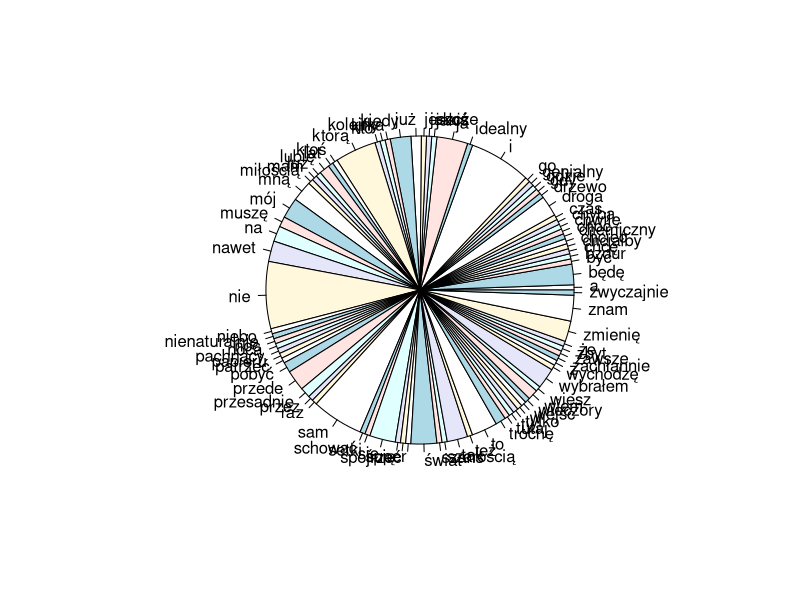
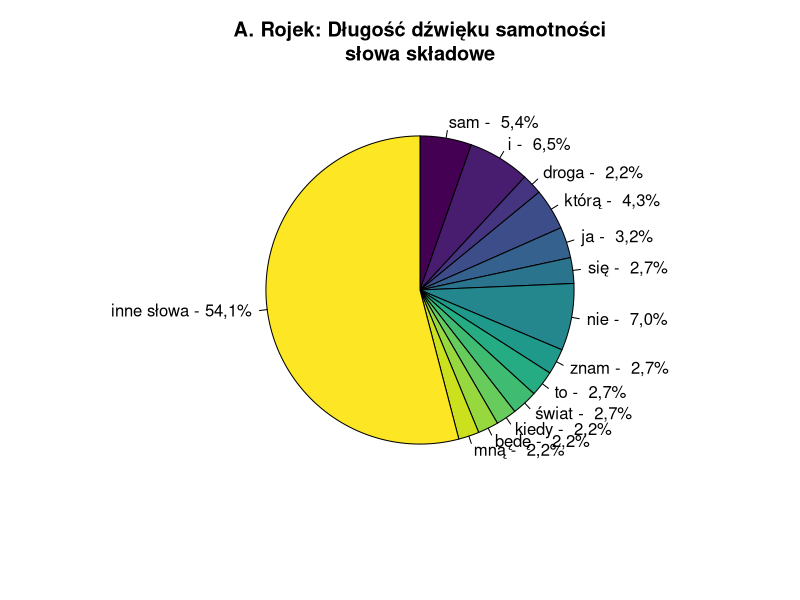

Generate these figures, in order, with R:
lyr <- "Tak, zawsze genialny
Idealny muszę być
I muszę chcieć super luz i już
Setki bzdur i już, to nie ja
I nawet kiedy będę sam
Nie zmienię się, to nie mój świat
Przede mną droga którą znam
Którą ja wybrałem sam
Wiesz, lubię wieczory
Lubię się schować na jakiś czas
I jakoś tak, nienaturalnie
Trochę przesadnie, pobyć sam
Wejść na drzewo i patrzeć w niebo
Tak zwyczajnie, tylko że
Tutaj też wiem kolejny raz
Nie mam szans
I nawet kiedy będę sam
Nie zmienię się, to nie mój świat
Przede mną droga którą znam
Którą ja wybrałem sam
Noc, a nocą gdy nie śpię
Wychodzę choć nie chcę spojrzeć na
Chemiczny świat, pachnący szarością
Z papieru miłością, gdzie ty i ja
I jeszcze ktoś, nie wiem kto
Chciałby tak przez kilka lat
Zbyt zachłannie i trochę przesadnie
Pobyć chwilę sam, chyba go znam
I nawet kiedy będę sam
Nie zmienię się, to nie mój świat
Przede mną droga którą znam
Którą ja wybrałem sam
I nawet kiedy będę sam
Nie zmienię się, to nie mój świat
Przede mną droga którą znam
Którą ja wybrałem sam"

words <- tolower(unlist(stringr::str_split(lyr, "[[:space:][:punct:]]+")))
words
pie(table(words))
#words[substring(words, 1, 5)=="wypij"] <- 'wypij*'

df<-data.frame(table(words))
df$words <- as.character(df$words)
#View(df)
df$words[order(-df$Freq)][df$Freq[order(-df$Freq)]>3]
#df[order(-df$Freq),]


mainwords <- c("sam", "i", "droga", "którą", "ja", "się", "nie", "znam", "to", "świat", "kiedy", "będę", "mną")
words2<- words
words2[!(words %in% mainwords)]<-"inne słowa"
words_levels <-c(mainwords, "inne słowa")
# words_levels <-c(mainwords)
words3<-factor(words2, level = words_levels)
pie(table(words3), 
    clockwise=TRUE, 
    col=viridis::viridis(length(words_levels)), 
    #    main="Lyrical composition\nof Let It Be", 
    # main="Występowanie poszczególnych słów\n w Let It Be zespołu The Beatles" 
    main='A. Rojek: Długość dźwięku samotności\nsłowa składowe', 
    labels=paste(levels(words3),'-', paste0(format(round(table(words3)/sum(table(words3))*100,1), decimal.mark = ','),'%')))


# library(ggplot2)
# ggplot(data = as.data.frame(table(words3)), aes(x="", y=Freq, fill=words3)) + 
#   geom_bar(width = 1, stat = "identity", color = "white") +
#   coord_polar("y", start = 0)


